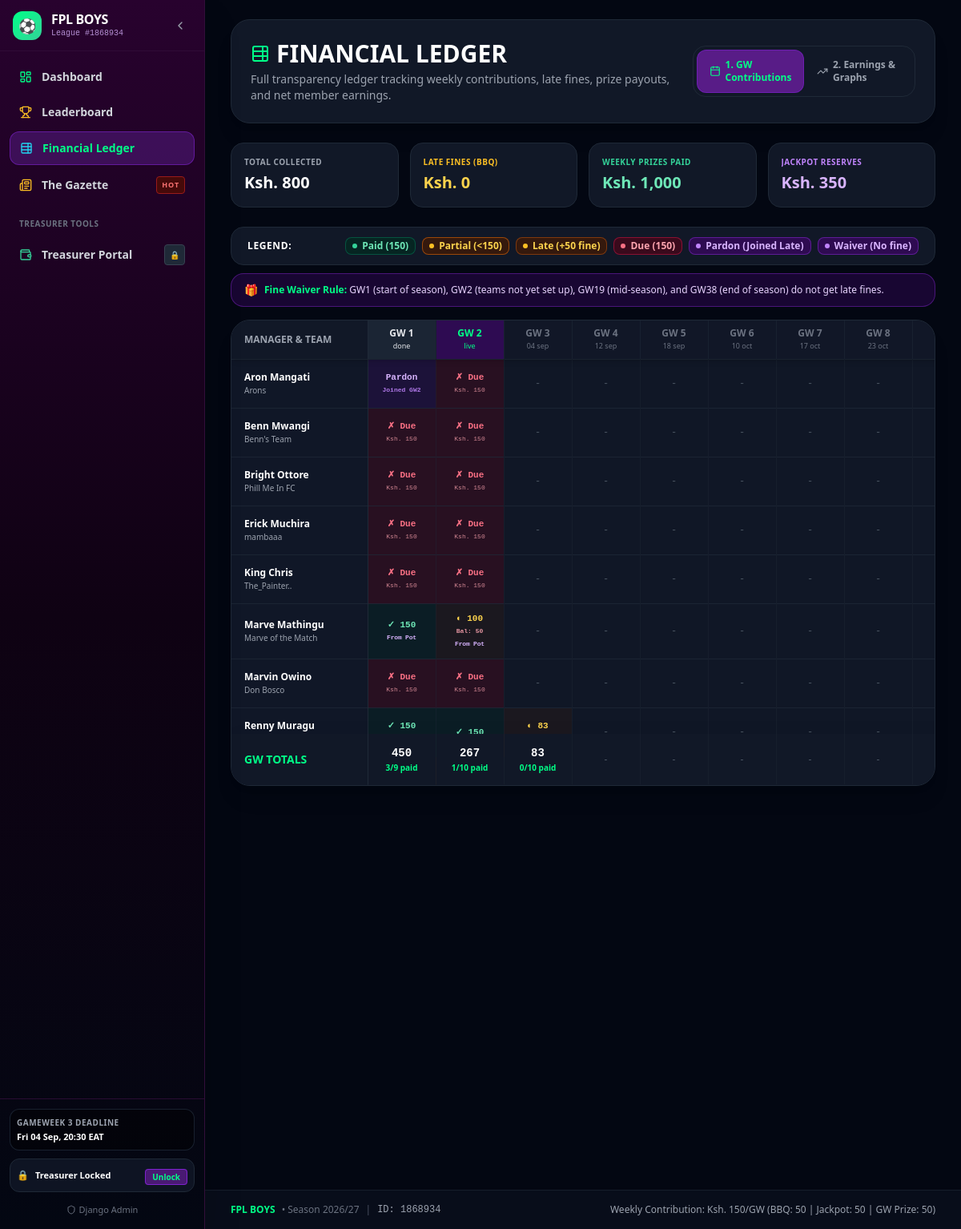
The app's page /treasury/ledger/, older data.
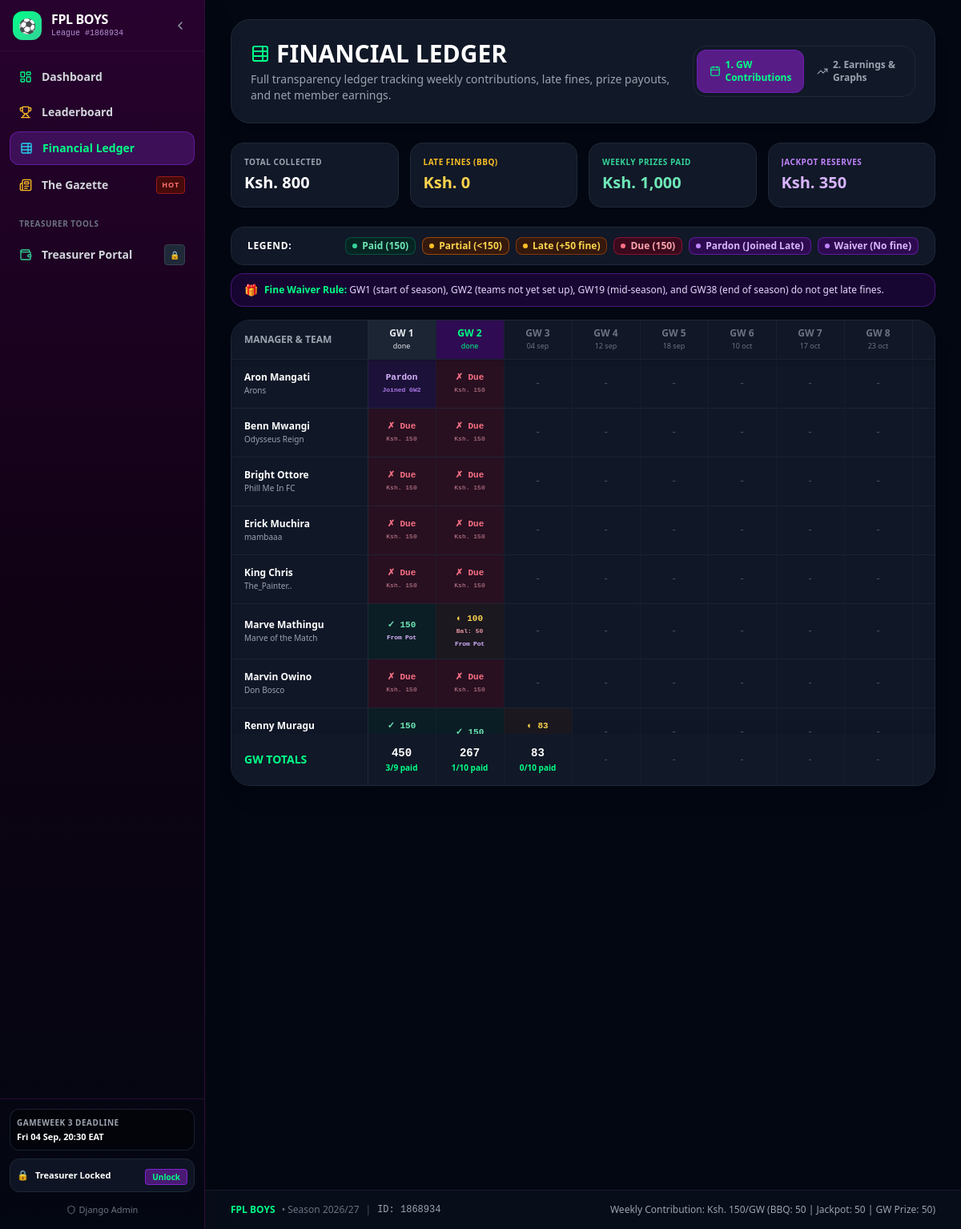
The same page, newer data.
### league/models.py (models this page shows, shortened)
class Gameweek(models.Model):
    STATUS_CHOICES = (
        ('upcoming', 'Upcoming'),
        ('active', 'Active'),
        ('finished', 'Finished'),
    )
    number = models.IntegerField(unique=True)
    name = models.CharField(max_length=60)
    deadline_time = models.DateTimeField(help_text="Official FPL Gameweek deadline (UTC)")
    status = models.CharField(max_length=20, choices=STATUS_CHOICES, default='upcoming')
    is_current = models.BooleanField(default=False)
    is_next = models.BooleanField(default=False)
    month = models.IntegerField(default=8, help_text="Month number 1-12 for monthly filters")
    season = models.CharField(max_length=20, default="2026/27")
    payout_calculated = models.BooleanField(default=False)
    prize_pool_amount = models.DecimalField(max_digits=10, decimal_places=2, default=Decimal('500.00'))
    class Meta:
        ordering = ['number']
        verbose_name = "Gameweek"
        verbose_name_plural = "Gameweeks"
    @property
    def deadline_eat(self):
        if not self.deadline_time:
            return None
        eat_tz = pytz.timezone('Africa/Nairobi')
        return self.deadline_time.astimezone(eat_tz)

class Member(models.Model):
    fpl_entry_id = models.IntegerField(unique=True, help_text="FPL team entry ID")
    team_name = models.CharField(max_length=120)
    manager_name = models.CharField(max_length=120)
    phone_number = models.CharField(
        max_length=20,
        blank=True,
        default="",
        help_text="Phone number for M-Pesa / reminders (e.g., 254712345678)"
    )
    avatar_url = models.CharField(max_length=400, blank=True, null=True)
    joined_gameweek = models.IntegerField(default=1, help_text="Gameweek number when the member joined the league")
    is_active = models.BooleanField(default=True)
    created_at = models.DateTimeField(auto_now_add=True)
    updated_at = models.DateTimeField(auto_now=True)
    class Meta:
        ordering = ['manager_name']
        verbose_name = "Member"
        verbose_name_plural = "Members"
    @property
    def total_overall_points(self):
        total = self.gw_results.filter(gameweek__status__in=['finished', 'active']).aggregate(
            models.Sum('net_points')
        )['net_points__sum']
        return total or 0

### treasury/views.py (the view)
# urls.py: path('ledger/', views.financial_ledger_view, name='financial_ledger'),
def financial_ledger_view(request):
    active_tab = request.GET.get('tab', 'contributions')  # 'contributions' or 'earnings'
    matrix_data = build_financial_ledger_matrix(max_gws=38)
    treasury = get_treasury_summary()
    earnings_leaderboard = get_member_financial_leaderboard()
    context = {
        'active_tab': active_tab,
        'matrix': matrix_data,
        'treasury': treasury,
        'earnings_leaderboard': earnings_leaderboard,
    }
    return render(request, 'dashboard/ledger.html', context)

### templates/dashboard/ledger.html (shortened to what the changed rows need)
{% extends 'base.html' %}
{% load humanize %}
{% block content %}
<div class="space-y-5 sm:space-y-6">
    <div class="bg-gray-900 border border-gray-800 rounded-2xl sm:rounded-3xl p-4 sm:p-6 shadow-xl flex flex-col md:flex-row md:items-center justify-between gap-4">
        <div>
            <div class="flex items-center space-x-2">
                <h1 class="text-xl sm:text-3xl font-black text-white">FINANCIAL LEDGER</h1>
            </div>
        </div>
    </div>
    {% if active_tab != 'earnings' %}
    <div class="space-y-3.5 sm:space-y-4">
        <div class="bg-gray-900 border border-gray-800 rounded-2xl sm:rounded-3xl shadow-xl overflow-hidden">
            <div class="overflow-x-auto max-h-[580px] relative" style="-webkit-overflow-scrolling: touch;">
                <table class="w-full text-xs text-left border-collapse">
                    <thead class="sticky top-0 z-30 bg-gray-900 shadow-md">
                        <tr class="border-b border-gray-800 text-gray-400 font-bold uppercase">
                            <th class="sticky left-0 z-40 bg-gray-900 px-3 sm:px-4 py-3 sm:py-3.5 min-w-[130px] sm:min-w-[170px] border-r border-gray-800 text-[10px] sm:text-xs">
                                Manager & Team
                            </th>
                            {% for gw in matrix.gameweeks %}
                            <th class="px-2 sm:px-3 py-2 text-center min-w-[75px] sm:min-w-[85px] border-r border-gray-800/60 {% if gw.is_current or gw.status == 'active' %}bg-purple-950/70 text-fpl-green{% elif gw.status == 'finished' %}bg-gray-800/80 text-gray-200{% else %}bg-gray-900/90 text-gray-500{% endif %}">
                                <div class="font-bold text-[11px] sm:text-xs">GW {{ gw.number }}</div>
                                <div class="text-[9px] font-normal lowercase tracking-normal">
                                    {% if gw.status == 'finished' %}done{% elif gw.status == 'active' %}live{% else %}{{ gw.deadline_eat|date:"d M" }}{% endif %}
                                </div>
                            </th>
                            {% endfor %}
                        </tr>
                    </thead>
                    <tbody class="divide-y divide-gray-800/80 font-mono">
                        {% for row in matrix.rows %}
                        <tr class="hover:bg-purple-950/20 transition-colors">
                            <td class="sticky left-0 z-20 bg-gray-900/95 px-3 sm:px-4 py-3 sm:py-3.5 font-sans border-r border-gray-800">
                                <a href="{% url 'manager_detail' row.member.id %}" class="font-bold text-white hover:text-fpl-green transition-colors block text-[11px] sm:text-xs truncate">
                                    {{ row.member.manager_name }}
                                </a>
                                <span class="text-[9px] sm:text-[10px] text-gray-400 block font-normal truncate">{{ row.member.team_name }}</span>
                            </td>
                            {% for cell in row.cells %}
                            <td class="px-1.5 sm:px-2 py-2 sm:py-2.5 text-center border-r border-gray-800/40 {% if cell.status == 'PAID' %}bg-emerald-950/30 text-emerald-300{% elif cell.status == 'PARTIAL' %}bg-amber-950/20 text-amber-300{% elif cell.status == 'LATE' %}bg-amber-950/40 text-amber-300{% elif cell.status == 'UNPAID' %}bg-rose-950/40 text-rose-300{% elif cell.status == 'PARDON' %}bg-purple-950/30 text-purple-300{% else %}bg-gray-900/30 text-gray-600{% endif %}">
                                {% if cell.status == 'PAID' %}
                                <div class="font-bold text-[10px] sm:text-[11px] text-emerald-300">
                                    ✓ {{ cell.amount_paid|floatformat:0 }}
                                </div>
                                {% if 'PRIZE' in cell.mpesa_code|default:'' %}
                                <div class="text-[8px] text-purple-300 font-semibold tracking-tight" title="Paid using reinvested prize winnings">From Pot</div>
                                {% elif 'Carryover' in cell.mpesa_code|default:'' %}
                                <div class="text-[8px] text-cyan-300 font-semibold tracking-tight" title="Paid in advance via bulk payment">Advance</div>
                                {% endif %}
                                {% elif cell.status == 'PARTIAL' %}
                                <div class="font-bold text-[10px] sm:text-[11px] text-amber-300">
                                    ◐ {{ cell.amount_paid|floatformat:0 }}
                                </div>
                                <div class="text-[8px] text-rose-300/90 font-semibold" title="Partial contribution. Balance remaining: Ksh. {{ cell.balance_due|floatformat:0 }}">
                                    Bal: {{ cell.balance_due|floatformat:0 }}
                                </div>
                                {% if 'PRIZE' in cell.mpesa_code|default:'' %}
                                <div class="text-[8px] text-purple-300 font-semibold tracking-tight" title="Partially paid using reinvested prize winnings">From Pot</div>
                                {% elif 'Carryover' in cell.mpesa_code|default:'' %}
                                <div class="text-[8px] text-cyan-300 font-semibold tracking-tight" title="Paid via advance rollover">Advance</div>
                                {% endif %}
                                {% elif cell.status == 'LATE' %}
                                <div class="font-bold text-[10px] sm:text-[11px] text-amber-300">
                                    ⚠️ {{ cell.amount_paid|floatformat:0 }}
                                </div>
                                <div class="text-[8px] text-amber-400 font-semibold">+50 fine</div>
                                {% elif cell.status == 'UNPAID' %}
                                <div class="font-bold text-[10px] sm:text-[11px] text-rose-400">
                                    ✗ Due
                                </div>
                                <div class="text-[8px] text-rose-300/80">Ksh. 150</div>
                                {% elif cell.status == 'PARDON' %}
                                <div class="font-bold text-[10px] sm:text-[11px] text-purple-300">
                                    Pardon
                                </div>
                                <div class="text-[8px] text-purple-400/90 font-semibold" title="Joined in GW {{ row.member.joined_gameweek }}. Excused from contribution.">Joined GW{{ row.member.joined_gameweek }}</div>
                                {% else %}
                                <span class="text-gray-600">-</span>
                                {% endif %}
                            </td>
                            {% endfor %}
                        </tr>
                        {% endfor %}
                    </tbody>
                    <tfoot class="sticky bottom-0 z-30 bg-gray-900 border-t-2 border-purple-700 shadow-2xl text-gray-200 font-bold">
                        <tr>
                            {% for col in matrix.column_summaries %}
                            <td class="px-1.5 sm:px-2 py-3 sm:py-3.5 text-center border-r border-gray-800/60 bg-gray-850">
                                {% if col.total_collected > 0 %}
                                <div class="text-xs sm:text-sm text-white font-black font-mono leading-tight">
                                    {{ col.total_collected|floatformat:0 }}
                                </div>
                                <div class="text-[9px] sm:text-[10px] text-fpl-green font-semibold">
                                    {{ col.paid_count }}/{{ col.expected_count|default:10 }} paid
                                </div>
                                {% else %}
                                <span class="text-gray-600 font-normal">-</span>
                                {% endif %}
                            </td>
                            {% endfor %}
                        </tr>
                    </tfoot>
                </table>
            </div>
        </div>
    </div>
    {% endif %}
</div>
{% endblock %}

Row changes from the older to the newer data that the page shows:
changed Gameweek (number 3 of 8 on the later page): status "live" → "done"
changed Member "Benn Mwangi": member.team_name "Benn's Team" → "Odysseus Reign"
